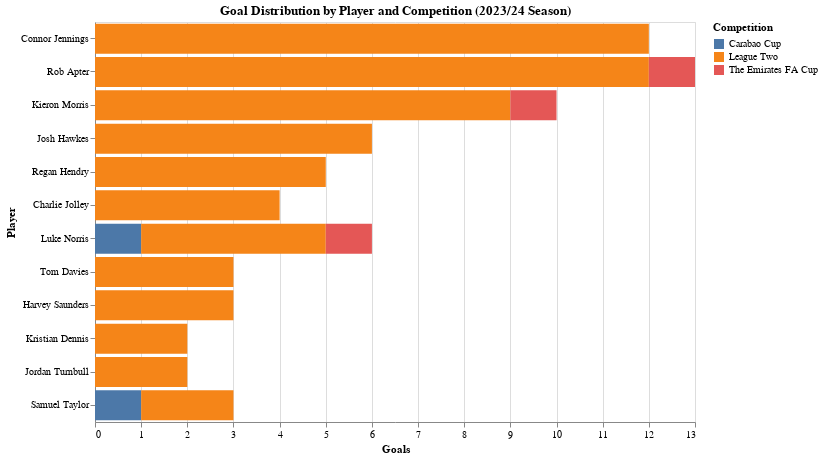

Notebook code cell kept with this figure:
### Code cell
# Function to create the chart
def create_stacked_bar_chart(df, season):
    # Filter the DataFrame for the given season
    season_df = df[df['season'] == season]
    
    # Sort players by total goals
    player_order = season_df.sort_values('goals', ascending=False)['player_name'].tolist()
    
    # Create the chart
    chart = alt.Chart(season_df).mark_bar().encode(
        y=alt.Y('player_name:N', sort=player_order, title='player_name'),
        x=alt.X('goals:Q', title='Goals'),
        color=alt.Color('competition:N', title='Competition'),
        order=alt.Order('competition:N', sort='ascending'),
        tooltip=['player_name', 'competition', 'goals']
    ).properties(
        title=f'Goal Distribution by Player and Competition ({season} Season)',
        width=600,
        height=400
    )
    
    return chart

chart = create_stacked_bar_chart(df, '2023/24')

chart

### Figure 1 — Vega-Lite specification as saved in the notebook (floating-point values rounded to 4 significant figures)
{"config": {"view": {"continuousWidth": 300, "continuousHeight": 300}}, "data": {"name": "data-c115696407e332c7d156fba1896e40e7"}, "mark": {"type": "bar"}, "encoding": {"color": {"field": "competition", "title": "Competition", "type": "nominal"}, "order": {"field": "competition", "sort": "ascending", "type": "nominal"}, "tooltip": [{"field": "player_name", "type": "nominal"}, {"field": "competition", "type": "nominal"}, {"field": "goals", "type": "quantitative"}], "x": {"field": "goals", "title": "Goals", "type": "quantitative"}, "y": {"field": "player_name", "sort": ["Connor Jennings", "Rob Apter", "Kieron Morris", "Josh Hawkes", "Regan Hendry", "Charlie Jolley", "Luke Norris", "Tom Davies", "Harvey Saunders", "Kristian Dennis", "Jordan Turnbull", "Samuel Taylor", "Kieron Morris", "Luke Norris", "Rob Apter", "Samuel Taylor", "Luke Norris"], "title": "Player", "type": "nominal"}}, "height": 400, "title": "Goal Distribution by Player and Competition (2023/24 Season)", "width": 600, "$schema": "https://vega.github.io/schema/vega-lite/v5.20.1.json", "datasets": {"data-c115696407e332c7d156fba1896e40e7": [{"season": "2023/24", "player_name": "Charlie Jolley", "competition": "League Two", "goals": 4}, {"season": "2023/24", "player_name": "Connor Jennings", "competition": "League Two", "goals": 12}, {"season": "2023/24", "player_name": "Harvey Saunders", "competition": "League Two", "goals": 3}, {"season": "2023/24", "player_name": "Jordan Turnbull", "competition": "League Two", "goals": 2}, {"season": "2023/24", "player_name": "Josh Hawkes", "competition": "League Two", "goals": 6}, {"season": "2023/24", "player_name": "Kieron Morris", "competition": "League Two", "goals": 9}, {"season": "2023/24", "player_name": "Kieron Morris", "competition": "The Emirates FA Cup", "goals": 1}, {"season": "2023/24", "player_name": "Kristian Dennis", "competition": "League Two", "goals": 2}, {"season": "2023/24", "player_name": "Luke Norris", "competition": "Carabao Cup", "goals": 1}, {"season": "2023/24", "player_name": "Luke Norris", "competition": "League Two", "goals": 4}, {"season": "2023/24", "player_name": "Luke Norris", "competition": "The Emirates FA Cup", "goals": 1}, {"season": "2023/24", "player_name": "Regan Hendry", "competition": "League Two", "goals": 5}, {"season": "2023/24", "player_name": "Rob Apter", "competition": "League Two", "goals": 12}, {"season": "2023/24", "player_name": "Rob Apter", "competition": "The Emirates FA Cup", "goals": 1}, {"season": "2023/24", "player_name": "Samuel Taylor", "competition": "Carabao Cup", "goals": 1}, {"season": "2023/24", "player_name": "Samuel Taylor", "competition": "League Two", "goals": 2}, {"season": "2023/24", "player_name": "Tom Davies", "competition": "League Two", "goals": 3}]}}
